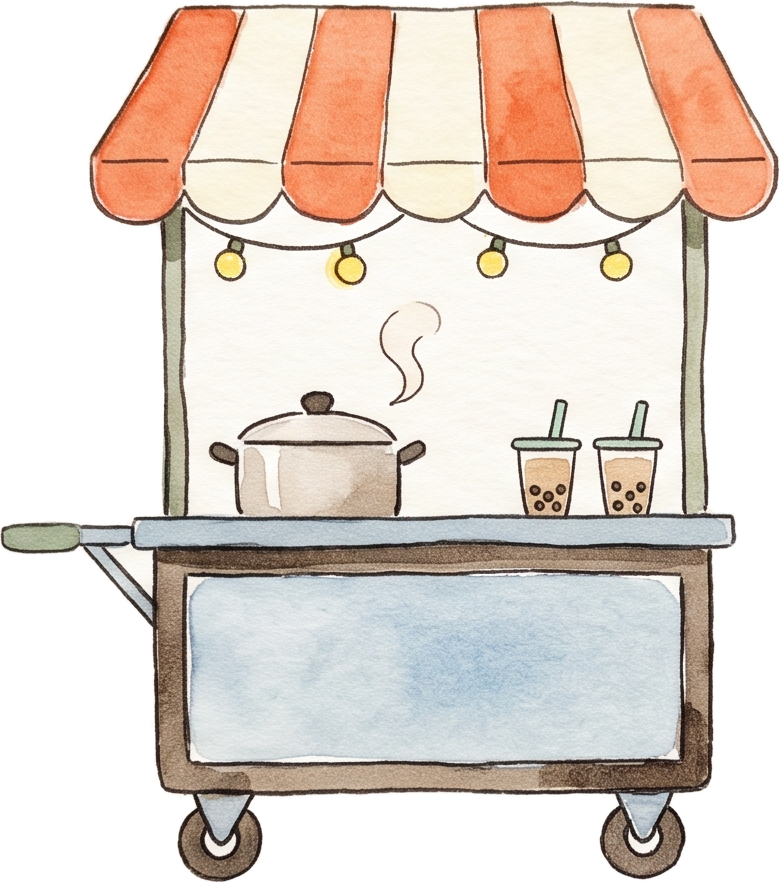
#> input picture 最高管理層/產品部/日曆專案/2026-11-05/跟著日曆去旅行/排版/零件/1_夜市.png, 780 x 882 px
$ python -i make_week.py   (imports and definitions only)
#> lines starting #> are read from the running program, lines starting #| are printed output that depends on the picture
"""週曆頁（A5 橫式 210×148 mm）：第 3 週（龍山寺已割下＋101 未割）、第 4 週（總統府＋象山，未割）。
輸出 A4 直式一張（兩頁上下排，各為 A5 橫式實際大小）。座標以頁面左上為原點、mm。"""
import os, io, datetime, random
from reportlab.pdfgen import canvas
from reportlab.lib.units import mm
from reportlab.lib.utils import ImageReader
from reportlab.pdfbase import pdfmetrics
from PIL import Image, ImageFilter
import numpy as np
from scipy import ndimage as ndi
# [1 line not run here, left out]
from reportlab.pdfbase.ttfonts import TTFont
# [1 line not run here, left out]
from pieceset import build, NAMES, FULL, PPM
HERE = os.path.dirname(os.path.abspath(__file__))
PW, PH = 210.0, 148.0
START = datetime.date(2026, 11, 2)      # 第 1 週的星期一（示範日期，可改）
WD = '一二三四五六日'
MONTHS = ['January', 'February', 'March', 'April', 'May', 'June', 'July', 'August', 'September', 'October', 'November', 'December']


def H(h):
    return tuple(int(h[i:i + 2], 16) / 255 for i in (1, 3, 5))


BOARD, WOOD, INK, INK2, RED, CREAM, GRAIN_D, GRAIN_L, EDGE = map(H, ['#F2E9D5', '#DEC6A0', '#2E2218', '#4D3B2C', '#A33F2A', '#FBF5E6', '#B08F5E', '#EFDDB8', '#B99A6A'])
#> further down, picture is the input picture: PIL image 780x882 RGBA; mean R, G, B, A 220.9, 207.8, 197.9, 175.3
INTRO = {4: ('艋舺龍山寺', '高高翹起的燕尾屋頂，層層飛簷'), 7: ('台北 101', '八節竹節的造型，是台北的天際線地標'),
         5: ('總統府', '紅磚的老建築，中央高塔最好認'), 6: ('象山步道', '走石階登高，看得見整座台北城')}
WEEKS = {3: [(4, 'cut'), (7, 'line')], 4: [(5, 'line'), (6, 'line')]}


def with_shadow(im, blur=6, off=(0.5, 0.9), alpha=.35):
#> called with blur = 6, off = (0.5, 0.9), alpha = 0.35
    pad = 40
    W, Hh = im.size
#> W = 780; Hh = 882
    a = Image.new('L', (W + 2 * pad, Hh + 2 * pad), 0)
#> a: PIL image 860x962 L; every value is 0
    a.paste(im.getchannel('A'), (pad, pad))
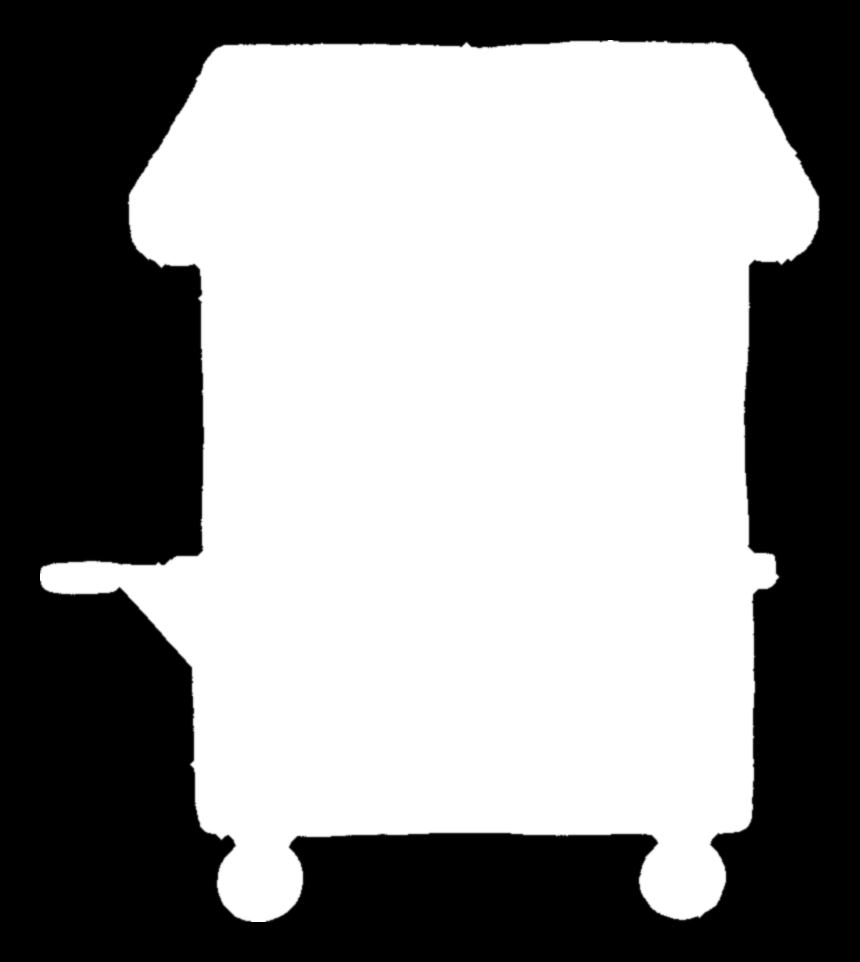
#> a: PIL image 860x962 L; min 0, max 255, mean 145.8
    sh = a.filter(ImageFilter.GaussianBlur(blur)).point(lambda v: int(v * alpha))
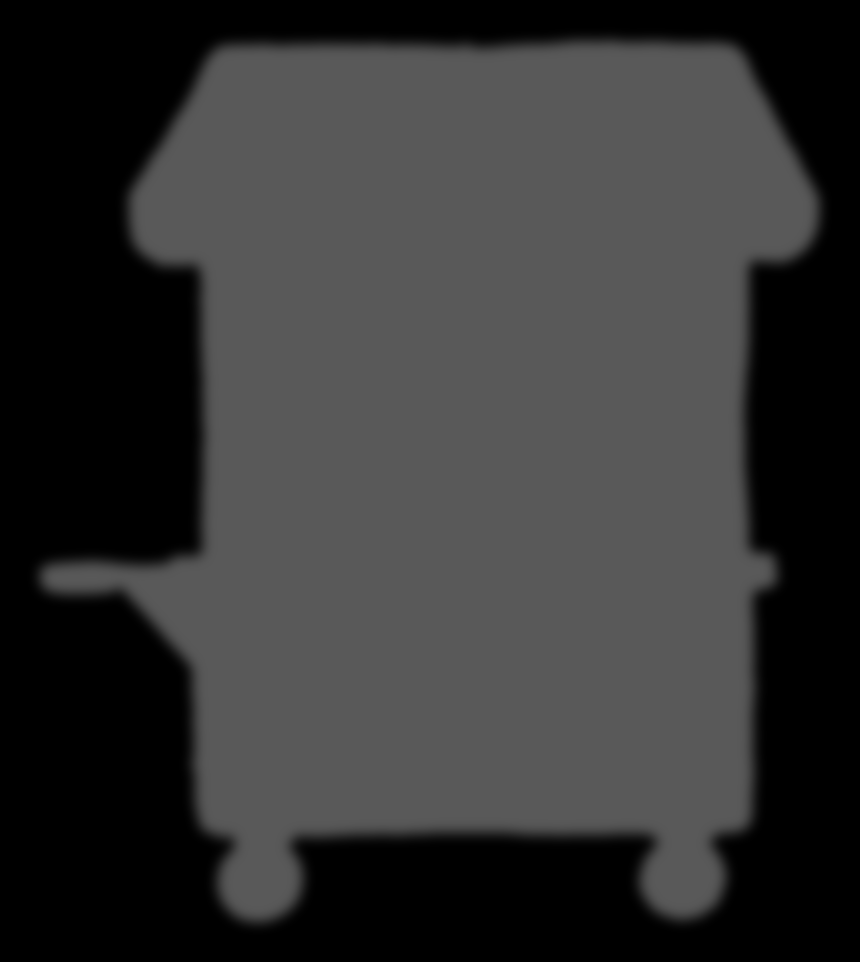
#> sh: PIL image 860x962 L; min 0, max 89, mean 50.8
    base = Image.new('RGBA', a.size, (70, 46, 22, 0))
    base.putalpha(sh)
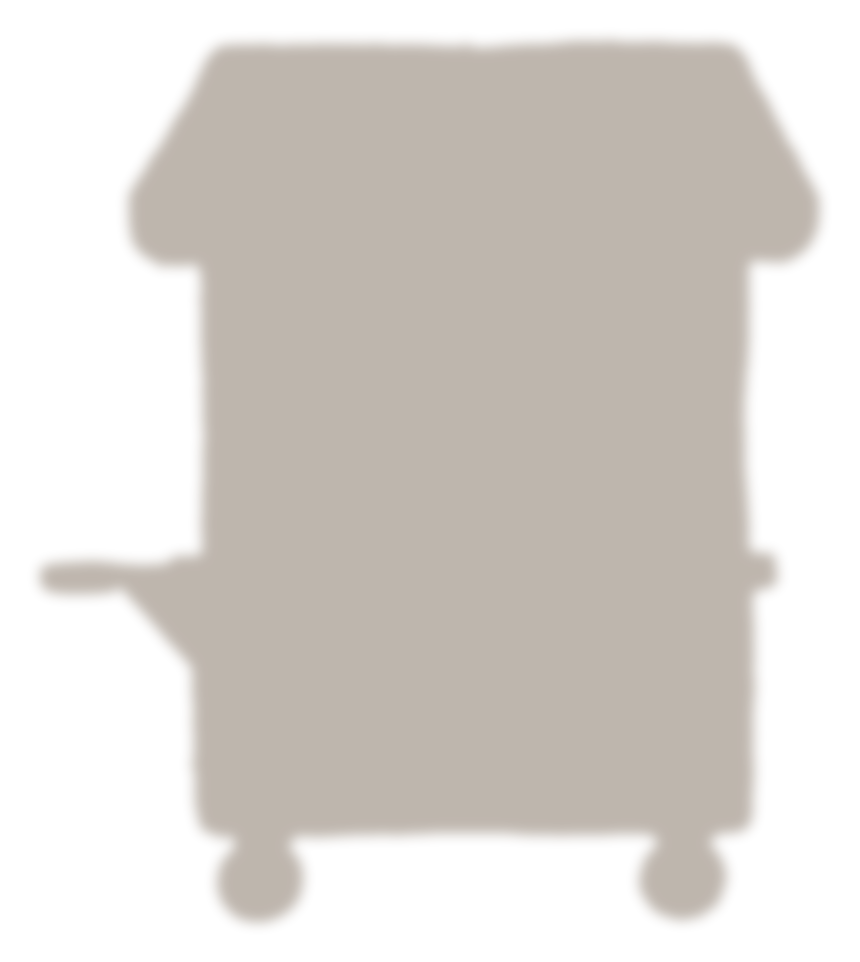
#> base: PIL image 860x962 RGBA; mean R, G, B, A 70, 46, 22, 50.8; transparent parts drawn white
    full = Image.new('RGBA', a.size, (0, 0, 0, 0))
#> full: PIL image 860x962 RGBA; every value is 0
    full.alpha_composite(base, (round(off[0] * PPM), round(off[1] * PPM)))
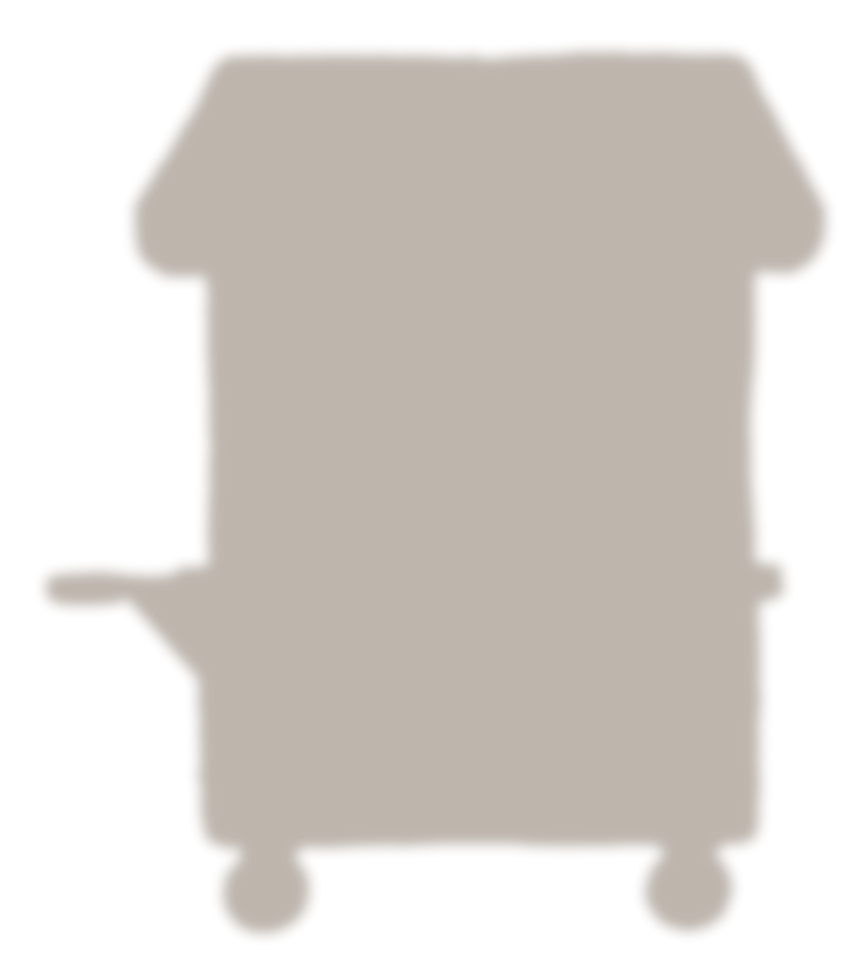
#> full: PIL image 860x962 RGBA; mean R, G, B, A 43.9, 28.8, 13.8, 50.8; transparent parts drawn white
    full.alpha_composite(im, (pad, pad))
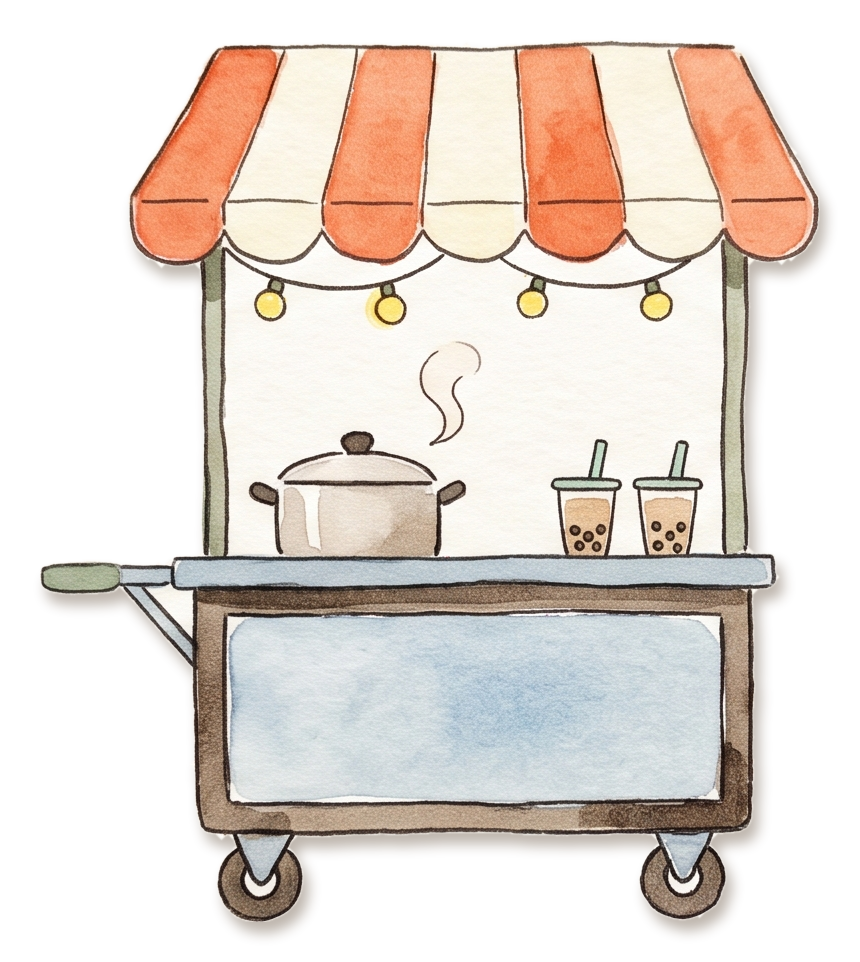
#> full: PIL image 860x962 RGBA; mean R, G, B, A 124.9, 114, 105.4, 147.3; transparent parts drawn white
    return full, pad / PPM


# [165 lines left out: functions hole_img, page, run, run_single, not called in this run]


# [4 lines not run here, left out]

>>> from PIL import Image
>>> picture = Image.open('零件/1_夜市.png')
>>> result = with_shadow(picture)
